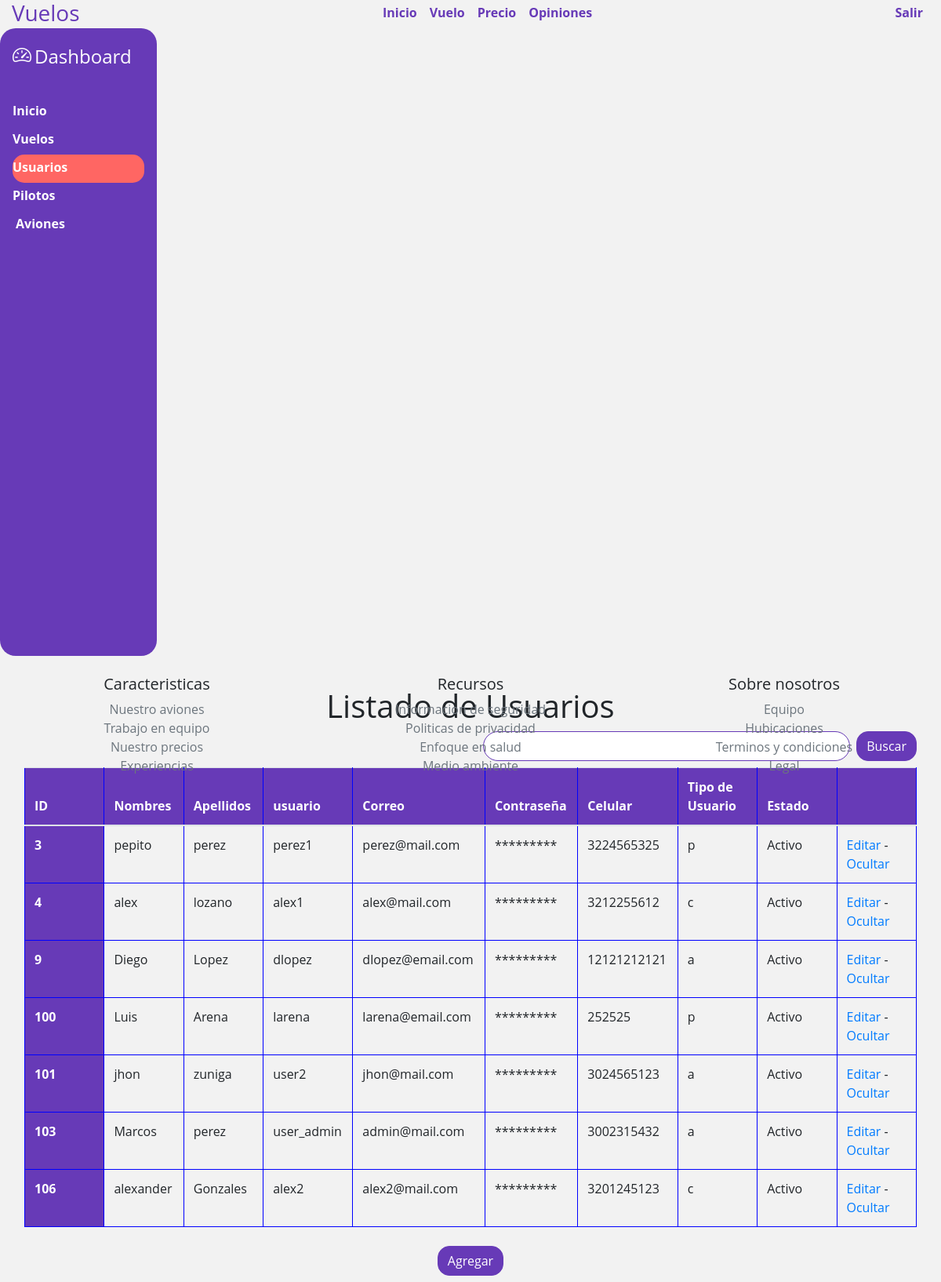
The page /dashboard_usuarios on the database its author committed.
### tables this page shows
CREATE TABLE usuarios (id INTEGER PRIMARY KEY AUTOINCREMENT NOT NULL UNIQUE, Nombres VARCHAR (100) NOT NULL, Apellidos VARCHAR (100) NOT NULL, usuario VARCHAR (15) NOT NULL UNIQUE, correo VARCHAR (150) NOT NULL UNIQUE, numero CHAR (10) NOT NULL, password VARCHAR (200) NOT NULL, tipo_usuario CHAR DEFAULT c, estado CHAR (1) NOT NULL DEFAULT A);

### app.py (the view, shortened to what this page needs)
@app.route('/dashboard_usuarios', methods=['POST', 'GET'])
def dashboard_usuarios():
    sql = f'SELECT id, nombres, apellidos, usuario, correo, password, numero, tipo_usuario, estado FROM usuarios'
    res = seleccion(sql)
    if len(res) == 0:
        flash('ERROR: No hay usuarios en la tabla')
    else:
        form = AgregarUsuario()
        return render_template('dashboard_usuarios.html', pagina='dashboard', usuarios=res, form=form)

### forms.py
class AgregarUsuario(FlaskForm):
    id = TextField('ID ')
    nombres = TextField(
        'Nombre *', validators=[InputRequired(message='Indique el nombre')])
    apellidos = TextField(
        'Apellido *', validators=[InputRequired(message='Indique el apellido')])
    numero = TextField(
        'Número de Teléfono *', validators=[InputRequired(message='Indique el número de teléfono')])
    usuario = TextField(
        'Usuario *', validators=[InputRequired(message='Indique el usuario')])
    email = EmailField(
        'Email *', validators=[InputRequired(message='Indique el email')])
    clave = PasswordField(
        'Clave *', validators=[InputRequired(message='Indique la clave')])
    tipoUsuario = SelectField('Tipo de Usuario', choices=[('p', 'piloto'), ('c', 'usuario final'), ('a', 'SuperUsuario')])
    btn = SubmitField('Agregar Usuario')

### db.py (called while the page is built)
def seleccion(sql) -> list:
    try:
        with sqlite3.connect(URL_DB) as con:
            cur = con.cursor()
            res = cur.execute(sql).fetchall()
    except Exception:
        res = ['0']
    return res

### templates/dashboard_usuarios.html (shortened to what this page needs)
{% extends 'dashboard.html' %}
{% block content %}
<div class="col p-2 m-2">
  <div class="container d-flex flex-column">
    <div class="row">
      <div class="col text-center pt-4">
        <h1>Listado de Usuarios</h1>
      </div>
    </div>
    <div class="row">
      <div class="col m-2 p-2"></div>
      <div class="col d-inline-flex">
        <input type="text" id="buscar" class="form-control mr-2">
        <button class="btn btn-primary ">Buscar</button>
      </div>
    </div>
    <div class="row mt-2 mb-2">
      <div class="col">
        <table class="table">
          <thead>
            <tr class="">
              <th scope="col">ID</th>
              <th scope="col">Nombres</th>
              <th scope="col">Apellidos</th>
              <th scope="col">usuario</th>
              <th scope="col">Correo</th>
              <th scope="col">Contraseña</th>
              <th scope="col">Celular</th>
              <th scope="col">Tipo de Usuario</th>
              <th scope="col">Estado</th>
              <th scope="col"></th>
            </tr>
          </thead>
          <tbody>
            {% for dat in usuarios %}
            <tr>
              <th scope="row">{{ dat[0] }}</th>
              <td>{{ dat[1] }}</td>
              <td>{{ dat[2] }}</td>
              <td>{{ dat[3] }}</td>
              <td>{{ dat[4] }}</td>
              <td> ********* </td>
              <td>{{ dat[6] }}</td>
              <td>{{ dat[7] }}</td>
              <td>{% if dat[8] == 'I'%}Inactivo{% endif%}{% if dat[8] == 'A'%}Activo{% endif%}</td>
              <td><a href="{{ url_for('editar_usuario', id=dat[0]) }}">Editar</a> - <a href="{{ url_for('eliminar_usuario', id=dat[0], estado=dat[8]) }}">{% if dat[8] == 'I'%}Mostrar{% endif%}{% if dat[8] == 'A'%}Ocultar{% endif%}</a></td>
            </tr>
            {% endfor %}
          </tbody>
        </table>
      </div>
    </div>
  </div>
  <div class="row justify-content-md-center">
    <button type="button" class="btn btn-primary" data-toggle="modal" data-target="#agregarUsuario">
      Agregar
    </button>
  </div>
</div>
{% endblock %}

### static/css/estilo.css (style rules this page uses)
.container { width: 100%; max-width: 1500px; }
input, .custom-select { border-radius: 25px !important; border-color: #673ab7 !important; }
th { background-color: #673ab7; color: white; }
body { background: #f2f2f2; font-family: 'Open Sans', sans-serif; }
.btn-primary { background-color: #673ab7 !important; border-color: #673ab7 !important; border-radius: 15px; }
th, td { border: 1px solid blue; width: 100px; word-wrap: break-word; }

### rows shown on the page
usuarios: id "3", Nombres "pepito", Apellidos "perez", usuario "perez1", correo "perez@mail.com", numero "3224565325", tipo_usuario "p", estado "Activo"
usuarios: id "4", Nombres "alex", Apellidos "lozano", usuario "alex1", correo "alex@mail.com", numero "3212255612", tipo_usuario "c", estado "Activo"
usuarios: id "9", Nombres "Diego", Apellidos "Lopez", usuario "dlopez", correo "dlopez@email.com", numero "12121212121", tipo_usuario "a", estado "Activo"
usuarios: id "100", Nombres "Luis", Apellidos "Arena", usuario "larena", correo "larena@email.com", numero "252525", tipo_usuario "p", estado "Activo"
usuarios: id "101", Nombres "jhon", Apellidos "zuniga", usuario "user2", correo "jhon@mail.com", numero "3024565123", tipo_usuario "a", estado "Activo"
usuarios: id "103", Nombres "Marcos", Apellidos "perez", usuario "user_admin", correo "admin@mail.com", numero "3002315432", tipo_usuario "a", estado "Activo"
usuarios: id "106", Nombres "alexander", Apellidos "Gonzales", usuario "alex2", correo "alex2@mail.com", numero "3201245123", tipo_usuario "c", estado "Activo"
